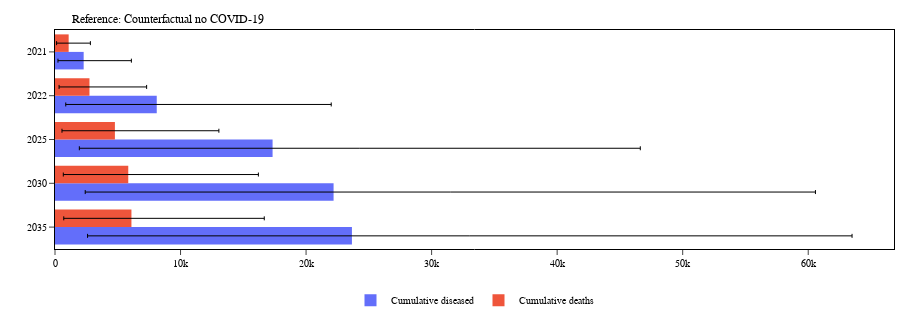

The notebook cell saved with this chart:
### Code cell
covid_comparison

### Figure 1 — Plotly figure (JSON) as saved in the notebook; plotly's stock layout.template omitted (floating-point values rounded to 4 significant figures)
{"data": [{"error_x": {"array": [3801, 13898, 29292, 38384, 39838], "arrayminus": [2048, 7248, 15393, 19784, 21060], "color": "black", "symmetric": false, "thickness": 1, "type": "data", "width": 2}, "marker": {"color": "#636EFA"}, "name": "Cumulative diseased", "orientation": "h", "type": "bar", "x": [2284, 8105, 17332, 22191, 23653], "y": ["2021", "2022", "2025", "2030", "2035"]}, {"error_x": {"array": [1731, 4554, 8282, 10365, 10581], "arrayminus": [961, 2422, 4216, 5174, 5391], "color": "black", "symmetric": false, "thickness": 1, "type": "data", "width": 2}, "marker": {"color": "#EF553B"}, "name": "Cumulative deaths", "orientation": "h", "type": "bar", "x": [1088, 2746, 4772, 5836, 6089], "y": ["2021", "2022", "2025", "2030", "2035"]}], "layout": {"barmode": "group", "height": 320, "legend": {"font": {"size": 10}, "itemsizing": "constant", "orientation": "h", "traceorder": "normal", "x": 0.5, "xanchor": "center", "y": -0.3, "yanchor": "bottom"}, "margin": {"b": 40, "l": 20, "r": 5, "t": 30}, "title": {"text": "Reference: Counterfactual no COVID-19", "x": 0.08, "xanchor": "left", "yanchor": "top"}, "xaxis": {"range": [0, null], "title": {"text": ""}}, "yaxis": {"categoryarray": ["2035", "2030", "2025", "2022", "2021"], "categoryorder": "array", "linecolor": "black", "linewidth": 1, "mirror": true, "showline": true, "tickformat": "d", "ticks": "outside", "tickvals": ["2035", "2030", "2025", "2022", "2021"], "title": {"text": ""}}}}
